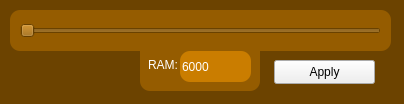
<?xml version="1.0" encoding="UTF-8"?>
<ui version="4.0">
 <class>RamFrame</class>
 <widget class="QFrame" name="RamFrame">
  <property name="geometry">
   <rect>
    <x>0</x>
    <y>0</y>
    <width>404</width>
    <height>104</height>
   </rect>
  </property>
  <property name="windowTitle">
   <string>Ram Edit</string>
  </property>
  <property name="styleSheet">
   <string notr="true">QFrame{
	background-color:rgb(108, 67, 0);
}</string>
  </property>
  <widget class="QWidget" name="widget" native="true">
   <property name="geometry">
    <rect>
     <x>10</x>
     <y>10</y>
     <width>381</width>
     <height>41</height>
    </rect>
   </property>
   <property name="styleSheet">
    <string notr="true">border-radius:10px;
background-color:rgb(149, 92, 0)</string>
   </property>
   <widget class="QSlider" name="RamSlider">
    <property name="geometry">
     <rect>
      <x>10</x>
      <y>10</y>
      <width>361</width>
      <height>21</height>
     </rect>
    </property>
    <property name="singleStep">
     <number>100</number>
    </property>
    <property name="orientation">
     <enum>Qt::Horizontal</enum>
    </property>
   </widget>
  </widget>
  <widget class="QWidget" name="widget_2" native="true">
   <property name="geometry">
    <rect>
     <x>140</x>
     <y>40</y>
     <width>120</width>
     <height>51</height>
    </rect>
   </property>
   <property name="styleSheet">
    <string notr="true">border-radius:10px;
background-color:rgb(149, 92, 0);
border:none;
color:white</string>
   </property>
   <widget class="QLabel" name="label">
    <property name="geometry">
     <rect>
      <x>8</x>
      <y>9</y>
      <width>51</width>
      <height>31</height>
     </rect>
    </property>
    <property name="text">
     <string>RAM:</string>
    </property>
   </widget>
   <widget class="QLineEdit" name="RamEditLine">
    <property name="geometry">
     <rect>
      <x>40</x>
      <y>11</y>
      <width>71</width>
      <height>31</height>
     </rect>
    </property>
    <property name="styleSheet">
     <string notr="true">background-color:rgb(202, 125, 0)</string>
    </property>
    <property name="text">
     <string>6000</string>
    </property>
   </widget>
  </widget>
  <widget class="QPushButton" name="pushButton">
   <property name="geometry">
    <rect>
     <x>274</x>
     <y>60</y>
     <width>101</width>
     <height>24</height>
    </rect>
   </property>
   <property name="text">
    <string>Apply</string>
   </property>
  </widget>
 </widget>
 <resources/>
 <connections/>
</ui>
